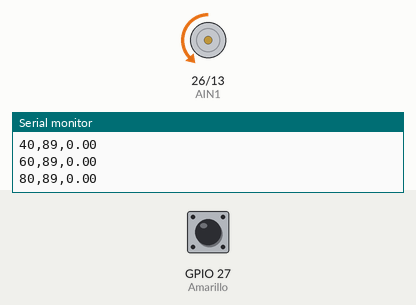
Simulated run of this program. Board: ESP32. On the bench: motor-driver pin pairs drawn as motors (green arrow = first pin HIGH = forward, orange = second pin HIGH = backward, longer = more drive), the last lines printed to the serial monitor. The inputs (shaded band) are chosen by the test bench; at power-on: GPIO 27 (Amarillo) HIGH. Random numbers use the default seed unless the program sets one.

Above: at 3.1 s.
At 23.1 s:
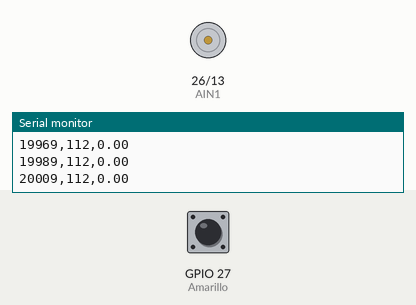
Timing chart, 0 to 24.6 s (numbered marks = the images above):
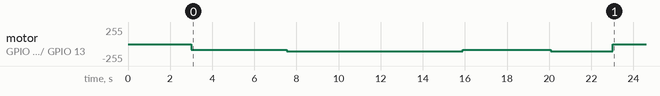

Measured:
- by itself, motor on GPIO 26 (AIN1) / GPIO 13 (AIN2): stopped → backward 89/255 at 3.0 s, → backward 112/255 4.5 s later, → backward 108/255 4.3 s later, → backward 89/255 4.1 s later, … (6 changes in this stretch)

The program:

main.cpp
```cpp
#include <Arduino.h>

// Gpios
#define AIN2 13 // clockwise
#define AIN1 26 // counterclockwise
#define Amarillo 27 // Encoder Canal A
#define Azul 4      // Encoder Canal B

const float PPR = 11.0;

volatile long encoderPulses = 0;
unsigned long previousMillis = 0;
const int interval = 20;

bool testRunning = false;
unsigned long startTime = 0;
const int testDuration = 20000; // Aumentado a 20 segundos para permitir varios pasos de 4s

// Variables para el comportamiento aleatorio
unsigned long previousStepMillis = 0;
int stepInterval = 4000; // Tiempo inicial antes del primer cambio
int currentPwm = 0;

void IRAM_ATTR countPulses() {
  if (digitalRead(Azul) > 0) {
    encoderPulses++;
  } else {
    encoderPulses--;
  }
}

// Función que genera los cambios bruscos solo en magnitud
void changeMotorCommand() {
  // Limita el PWM entre 77 y 128 (el 129 es exclusivo)
  currentPwm = random(77, 129);

  // Aplica la potencia únicamente en la dirección de AIN2 (Adelante)
  digitalWrite(AIN1, LOW);
  analogWrite(AIN2, currentPwm);

  // Asigna un tiempo aleatorio de por lo menos 4 segundos (4000ms a 5000ms)
  stepInterval = random(4000, 5001);
}

void setup() {
  Serial.begin(115200);
  pinMode(AIN1, OUTPUT);
  pinMode(AIN2, OUTPUT);
  pinMode(Amarillo, INPUT_PULLUP);
  pinMode(Azul, INPUT_PULLUP);

  attachInterrupt(digitalPinToInterrupt(Amarillo), countPulses, RISING);

  digitalWrite(AIN1, LOW);
  digitalWrite(AIN2, LOW);

  // Alimentar la semilla del generador aleatorio usando ruido eléctrico
  randomSeed(analogRead(34));

  delay(3000);

  // Actualizamos el encabezado
  Serial.println("Tiempo(ms),RPM");

  startTime = millis();
  previousMillis = startTime;
  previousStepMillis = startTime;
  testRunning = true;

  // Lanzar el primer escalón aleatorio
  changeMotorCommand();
}

void loop() {
  if (testRunning) {
    unsigned long currentMillis = millis();

    // 1. ¿Es hora de cambiar la velocidad?
    if (currentMillis - previousStepMillis >= stepInterval) {
       changeMotorCommand();
       previousStepMillis = currentMillis;
    }

    // 2. ¿Es hora de tomar una muestra de RPM? (Cada 20 ms)
    if (currentMillis - previousMillis >= interval) {
      unsigned long elapsedTime = currentMillis - startTime;

      noInterrupts();
      long currentPulses = encoderPulses;
      encoderPulses = 0;
      interrupts();

      // Cálculo de RPM forzado a ser siempre positivo usando abs()
      float rpm = abs(((float)currentPulses / PPR) * (60000.0 / interval) / 35.0);

      // Imprime solo el tiempo y las RPM
      Serial.print(elapsedTime);
      Serial.print(",");
      Serial.print(currentPwm);
      Serial.print(",");
      Serial.println(rpm);

      previousMillis = currentMillis;

      // 3. ¿Se acabó el tiempo de prueba?
      if (elapsedTime >= testDuration) {
        digitalWrite(AIN1, LOW);
        analogWrite(AIN2, 0);
        testRunning = false;
      }
    }
  }
}
```
